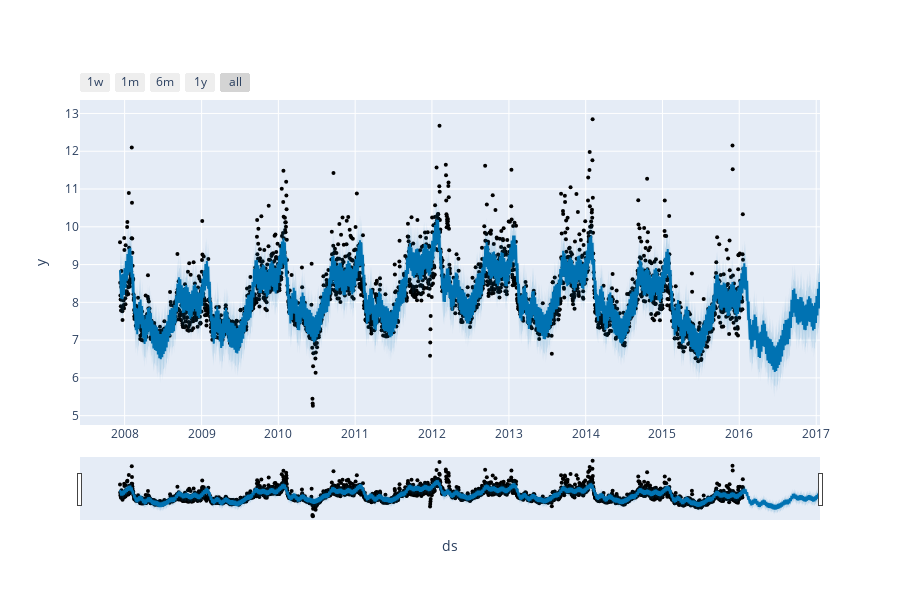

Here is the notebook cell this chart was saved with:
### Code cell
from prophet.plot import plot_plotly, plot_components_plotly

plot_plotly(p, forecast_p)

### Figure 1 — Plotly figure (JSON) as saved in the notebook; plotly's stock layout.template omitted (floating-point values rounded to 4 significant figures; data arrays with more than 128 entries replaced by an {"elided": "..."} marker saying what was removed)
{"data": [{"marker": {"color": "black", "size": 4}, "mode": "markers", "name": "Actual", "type": "scatter", "x": {"elided": "2964 str values"}, "y": {"elided": "2964 float values"}}, {"hoverinfo": "skip", "line": {"width": 0}, "mode": "lines", "type": "scatter", "x": {"elided": "3329 str values"}, "y": {"elided": "3329 float values"}}, {"fill": "tonexty", "fillcolor": "rgba(0, 114, 178, 0.2)", "line": {"color": "#0072B2", "width": 2}, "mode": "lines", "name": "Predicted", "type": "scatter", "x": {"elided": "3329 str values"}, "y": {"elided": "3329 float values"}}, {"fill": "tonexty", "fillcolor": "rgba(0, 114, 178, 0.2)", "hoverinfo": "skip", "line": {"width": 0}, "mode": "lines", "type": "scatter", "x": {"elided": "3329 str values"}, "y": {"elided": "3329 float values"}}], "layout": {"height": 600, "showlegend": false, "width": 900, "xaxis": {"rangeselector": {"buttons": [{"count": 7, "label": "1w", "step": "day", "stepmode": "backward"}, {"count": 1, "label": "1m", "step": "month", "stepmode": "backward"}, {"count": 6, "label": "6m", "step": "month", "stepmode": "backward"}, {"count": 1, "label": "1y", "step": "year", "stepmode": "backward"}, {"step": "all"}]}, "rangeslider": {"visible": true}, "title": {"text": "ds"}, "type": "date"}, "yaxis": {"title": {"text": "y"}}}}
